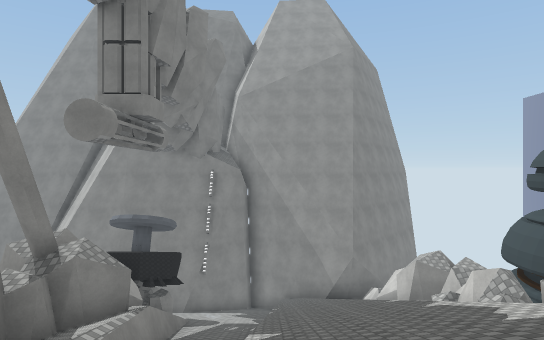
[1] (above)

16 first-person views from a walk through a 3-D level made in the Unity game engine. The camera is 1.3 m above the floor, looks level and sees 75° across. The floor is counted in squares, 2 m on a side. Each view is taken from the middle of a square. On the plan, view 1 faces up. The plan holds only what a view shows up to about 10 squares ahead; the rest is blank. The place goes on beyond the plan. The player character is not drawn. Some surface patterns are stand-ins.

[2]
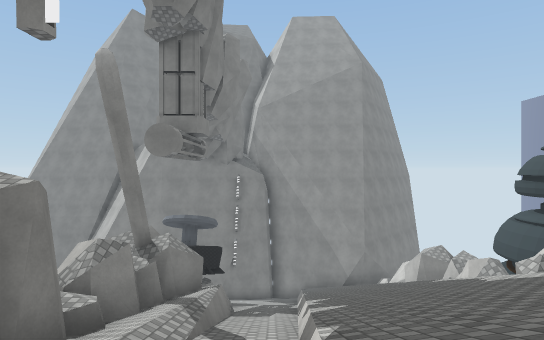

[3]
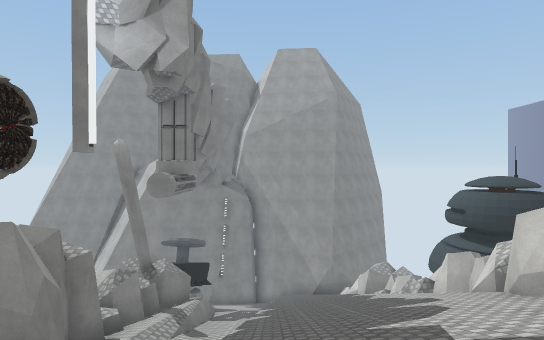

[4]
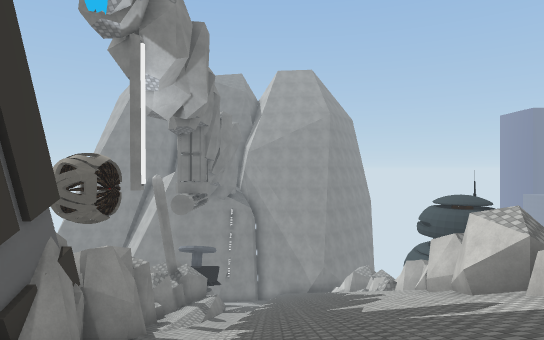

[5]
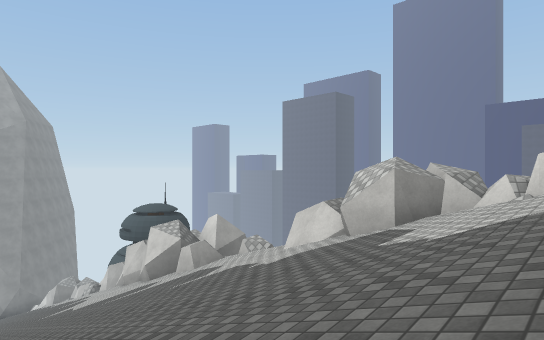

[6]
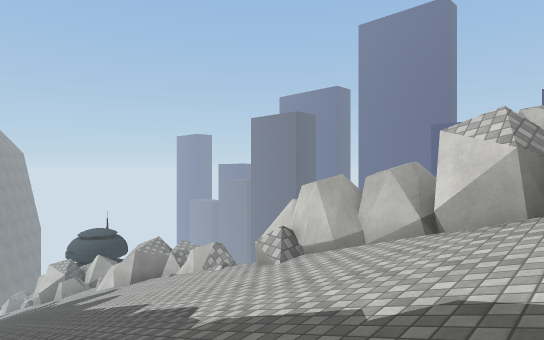

[7]
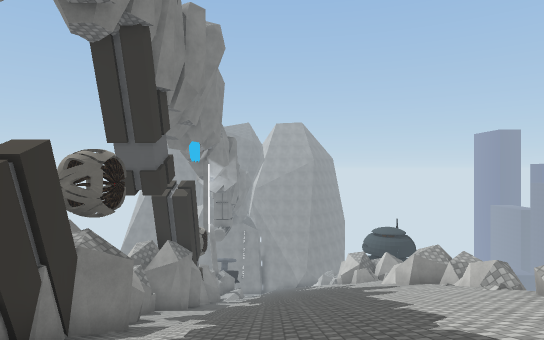

[8]
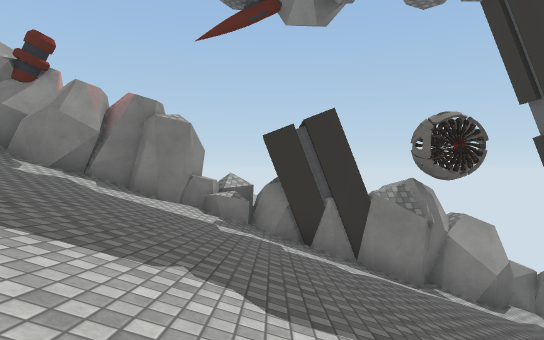

[9]
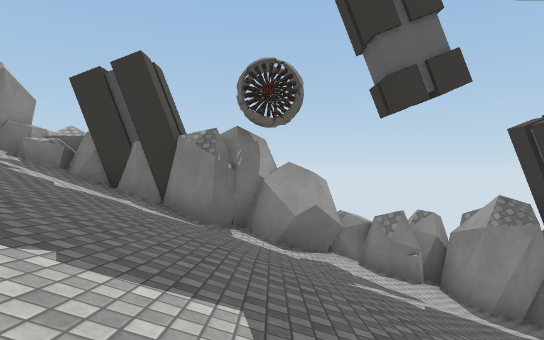

[10]
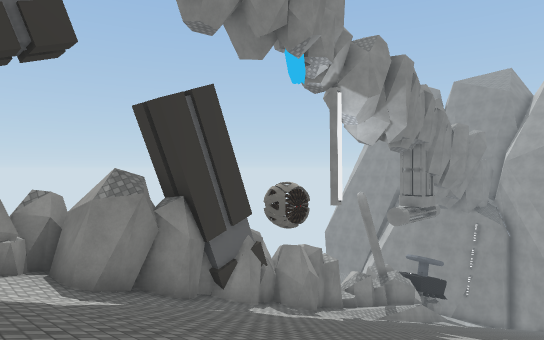

[11]
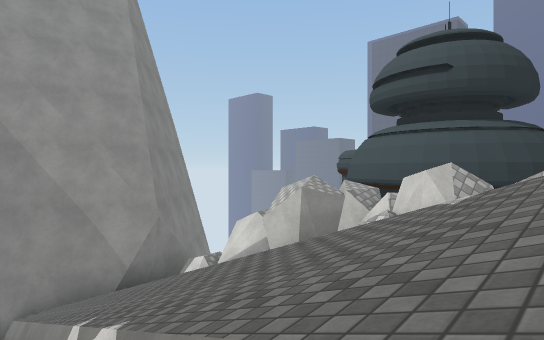

[12]
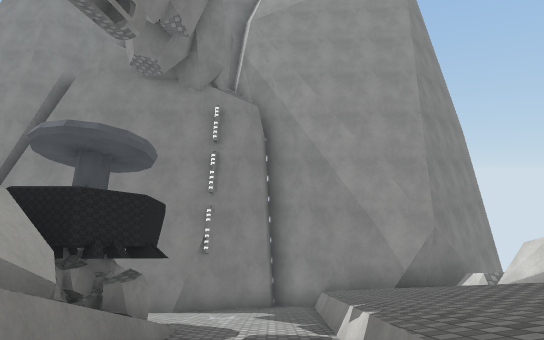

[13]
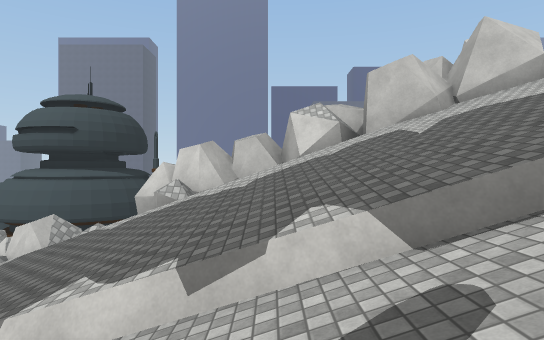

[14]
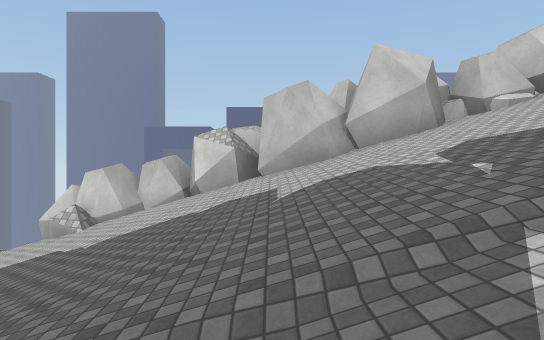

[15]
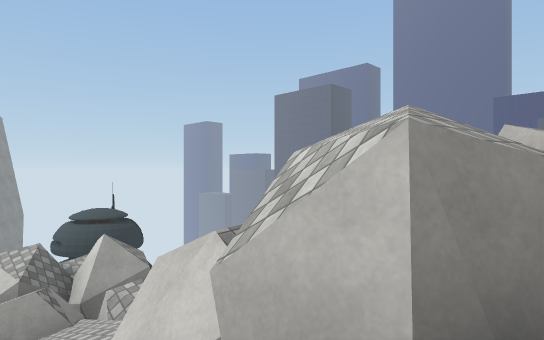

[16]
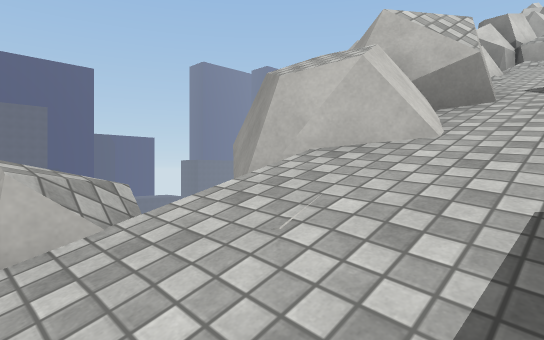

### Floor plan
Key: @ floor where view 1 was taken; # wall or solid block; x gap in a wall; / step, stairs or slope; = window, fence, low wall or low ledge; ^ raised ledge; v drop or lower ground; O other object.
Columns run from 5 left of view 1 to 7 right of it. Each row starts with its distance up from view 1.
 15   ##//####
 14  ##//=///x
 13  ////=/  #
 12  O///=/  ##
 11 OOO//=// ## O
 10  OO//=// ## O
  9  ##//=// /# O
  8  ##//=// =^vO
  7  ###//////v
  6  ##=//////x
  5  ##=//////#
  4 ##////////#
  3  #////////#^
  2  #///////##
  1  #///////##
  0  ##/=@///##
 -1  ##/=////##
 -2  ##//////###
 -3  ##/=////^##
 -4  #//v////#v
 -5  ##///////v
 -6  ##///////^v
 -7 ###//////##=
 -8 ##///////###
 -9 ##////////^v
-10  #////////^
-11  ##///////^v
-12  ##///////v
-13   #///////#
-14  ##//////###
-15 ##////////##
-16 #^////////##
-17  #///////##
-18  #///////##
-19  ##//////#
-20  ##//////#
-21  ##  ////#

Positions as (right, up) in squares from view 1, and headings:
1: (0, 0), facing up
2: (-1, -2), facing up
3: (0, -5), facing up
4: (0, -8), facing up
5: (-1, -11), facing up-right
6: (0, -18), facing up-right
7: (0, -19), facing up
8: (4, -15), facing left
9: (4, -11), facing left
10: (4, -9), facing up-left
11: (-1, 6), facing up-right
12: (-1, 5), facing up
13: (-3, 3), facing right
14: (-3, -18), facing right
15: (3, -9), facing up-right
16: (3, -4), facing down-right
